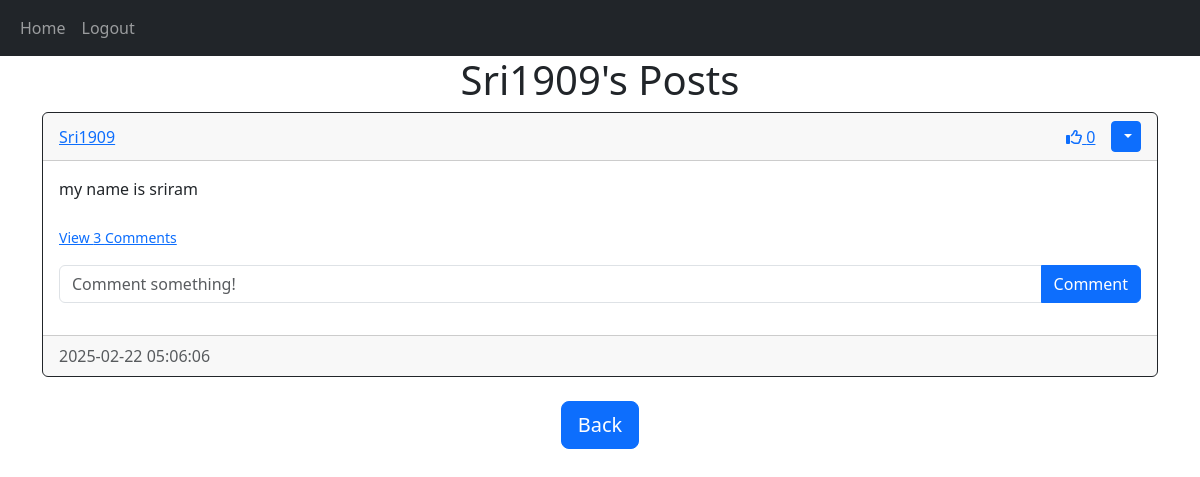
The app's page /post/Sri1909 (signed in), older data.
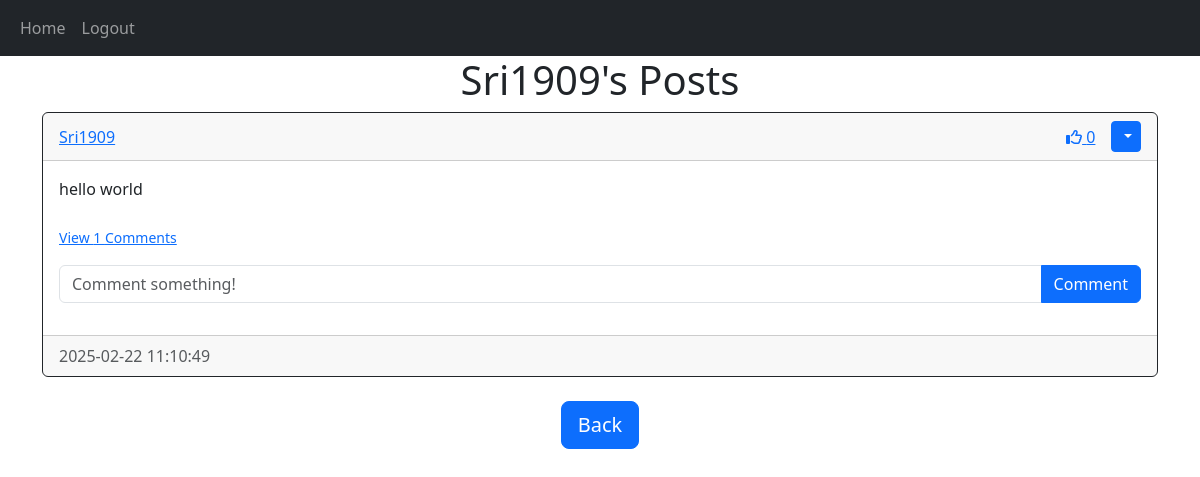
The same page, newer data.
### website/models.py (models this page shows)
class Post(db.Model):
    id= db.Column(db.Integer,primary_key=True)
    text= db.Column(db.Text,nullable=False)
    author= db.Column(db.Integer,db.ForeignKey("user.id", ondelete="CASCADE"),nullable=False)
    date= db.Column(db.DateTime(timezone=True),default=func.now())
    comments= db.relationship("Comment",backref="post", passive_deletes=True)
    likes= db.relationship("Like",backref="post", passive_deletes=True)

class User(UserMixin,db.Model):
    id= db.Column(db.Integer,primary_key=True)
    email= db.Column(db.String(150),unique=True)
    username= db.Column(db.String(150),unique=True)
    password= db.Column(db.String(150))
    date= db.Column(db.DateTime(timezone=True),default=func.now())
    posts= db.relationship("Post",backref="user", passive_deletes=True)
    comments= db.relationship("Comment",backref="user", passive_deletes=True)
    likes= db.relationship("Like",backref="user", passive_deletes=True)

### website/views.py (the view)
@views.route("/post/<username>")
@login_required
def post(username):
    user = User.query.filter_by(username=username).first()
    if not user:
        flash("User does not exist.", category="error")
        return redirect(url_for("views.home"))
    posts = user.posts
    return render_template("post.html", user=current_user, posts=posts, username=username)

### website/__init__.py (called while the page is built)
def create_app():
    app = Flask(__name__)
    app.config['SECRET_KEY'] = "helloworld"
    app.config['SQLALCHEMY_DATABASE_URI'] = f'sqlite:///{DB_NAME}'
    db.init_app(app)
    from .views import views
    from .auth import auth
    app.register_blueprint(views, url_prefix="/")
    app.register_blueprint(auth, url_prefix="/")
    from .models import User, Post, Comment
    create_database(app)
    login_manager = LoginManager()
    login_manager.login_view = "auth.login"
    login_manager.init_app(app)
    @login_manager.user_loader
    def load_user(user_id):
        return User.query.get(int(user_id))
    return app

### website/templates/post.html
{% extends "post_div.html" %} {% block title %}{{username}}'s Posts{% endblock %}
{% block header %}{{username}}'s Posts{% endblock %}
{% block footer %}
    <div align="center">
        <a href="/home">
            <button type="button" class="btn btn-primary btn-lg">
                Back
            </button>
        </a>
    </div>
{% endblock %}

### website/templates/post_div.html (shortened to what this page needs)
{% extends "base.html" %} {% block title %}Home{% endblock %}{% block content %}
<h1 align="center">{% block header %}Posts{% endblock %}</h1>
    <div id="posts">
    {% for post in posts %}
    <div class="card border-dark">
        <div class="card-header d-flex justify-content-between align-items-center">
            <a href="/post/{{post.user.username}}">{{post.user.username}}</a>
            <div class="d-flex align-items-center">
                <a href="#" onclick="likePost({{post.id}}); return false;" class="me-3" id="like-button-{{post.id}}">
                    {% if user.id in post.likes|map(attribute='author')|list %}
                    <i class="fas fa-thumbs-up"></i>
                    {% else %}
                    <i class="far fa-thumbs-up"></i>
                    {% endif %}
                    <span id="like-count-{{post.id}}">{{ post.likes|length }}</span>
                </a>
                {% if user.id == post.author %}
                <div class="btn-group">
                    <button class="btn btn-sm btn-primary dropdown-toggle" type="button" data-bs-toggle="dropdown">
                    </button>
                </div>
                {% endif %}
            </div>
        </div>
        <div class="card-body">
            <div class="card-text">{{post.text}}</div>
            <br>
            <p class="card-text">
            {% if post.comments|length > 0 %}
            <a data-bs-toggle="collapse" href="#comments-{{post.id}}" role="button">
            <small>View {{post.comments|length}} Comments</small>
            </a>
            {% else %}
            <small class="text-muted">No comments yet</small>
            {%- endif %}
            </p>
            <form class="input-group mb-3" method="POST" action="/create-comment/{{post.id}}">
                <input type="text" id="text" name="text" class="form-control" placeholder="Comment something!">
                <button class="btn btn-primary" type="submit">Comment</button>
            </form>
        </div>
        <div class="card-footer text-muted">{{post.date.strftime('%Y-%m-%d %H:%M:%S')}}</div>
    </div>
    <br>
    {% endfor %}
</div>
{% block footer %}{% endblock %}
{% endblock %}

Row changes from the older to the newer data that the page shows:
changed Post "Sri1909": text "my name is sriram" → "hello world"; comments|length "3" → "1"; date "2025-02-22 05:06:06" → "2025-02-22 11:10:49"
